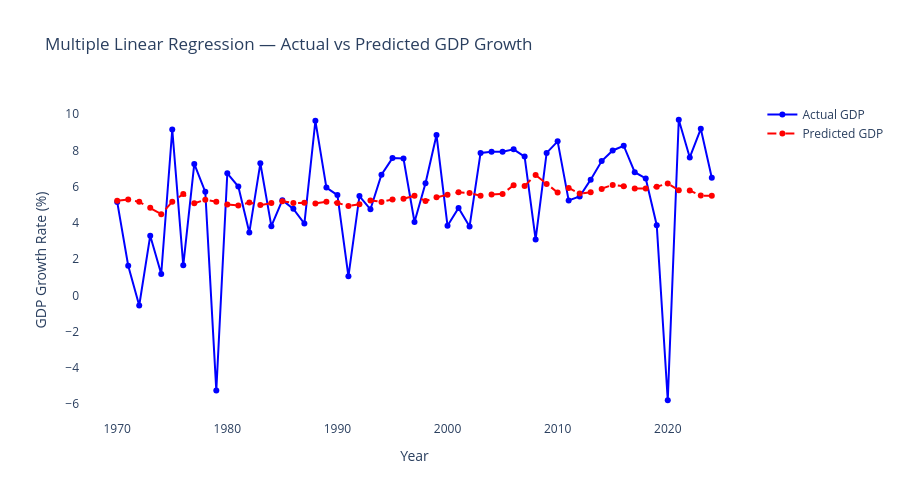

The notebook cell this image was saved under:
### Code cell
print("=" * 50)
print("MODEL 2 — MULTIPLE LINEAR REGRESSION")
print("=" * 50)
print("Question: Do inflation AND FDI together predict GDP better?")
print()

X = df[['inflation_rate', 'fdi_inflow']].values
y = df['gdp_growth_rate'].values

model_multi = LinearRegression()
model_multi.fit(X, y)

y_pred_multi = model_multi.predict(X)

r2_multi = r2_score(y, y_pred_multi)
rmse_multi = np.sqrt(mean_squared_error(y, y_pred_multi))

print(f"Inflation coefficient: {model_multi.coef_[0]:.4f}")
print(f"FDI coefficient: {model_multi.coef_[1]:.4f}")
print(f"Intercept: {model_multi.intercept_:.4f}")
print(f"R2 Score: {r2_multi:.4f}")
print(f"RMSE: {rmse_multi:.4f}")
print()
print("What this means:")
print(f"Inflation + FDI together explain {r2_multi*100:.1f}% of GDP changes")
print(f"Simple regression explained only 0.4% — multiple regression explains {r2_multi*100:.1f}%")
print()

fig = go.Figure()

fig.add_trace(go.Scatter(
    x=df['year'],
    y=y,
    mode='lines+markers',
    name='Actual GDP',
    line=dict(color='blue')
))

fig.add_trace(go.Scatter(
    x=df['year'],
    y=y_pred_multi,
    mode='lines+markers',
    name='Predicted GDP',
    line=dict(color='red', dash='dash')
))

fig.update_layout(
    title='Multiple Linear Regression — Actual vs Predicted GDP Growth',
    xaxis_title='Year',
    yaxis_title='GDP Growth Rate (%)',
    plot_bgcolor='white',
    hovermode='x unified',
    width=900,
    height=500
)

fig.show()

### Figure 1 — Plotly figure (JSON) as saved in the notebook; plotly's stock layout.template omitted (floating-point values rounded to 4 significant figures)
{"data": [{"line": {"color": "blue"}, "mode": "lines+markers", "name": "Actual GDP", "type": "scatter", "x": [1970, 1971, 1972, 1973, 1974, 1975, 1976, 1977, 1978, 1979, 1980, 1981, 1982, 1983, 1984, 1985, 1986, 1987, 1988, 1989, 1990, 1991, 1992, 1993, 1994, 1995, 1996, 1997, 1998, 1999, 2000, 2001, 2002, 2003, 2004, 2005, 2006, 2007, 2008, 2009, 2010, 2011, 2012, 2013, 2014, 2015, 2016, 2017, 2018, 2019, 2020, 2021, 2022, 2023, 2024], "y": [5.157, 1.643, -0.5533, 3.296, 1.185, 9.15, 1.663, 7.255, 5.713, -5.238, 6.736, 6.006, 3.476, 7.289, 3.821, 5.254, 4.777, 3.965, 9.628, 5.947, 5.533, 1.057, 5.482, 4.751, 6.659, 7.574, 7.55, 4.05, 6.184, 8.846, 3.841, 4.824, 3.804, 7.86, 7.923, 7.923, 8.061, 7.661, 3.087, 7.862, 8.498, 5.241, 5.456, 6.386, 7.41, 7.996, 8.256, 6.795, 6.454, 3.871, -5.778, 9.69, 7.609, 9.191, 6.495]}, {"line": {"color": "red", "dash": "dash"}, "mode": "lines+markers", "name": "Predicted GDP", "type": "scatter", "x": [1970, 1971, 1972, 1973, 1974, 1975, 1976, 1977, 1978, 1979, 1980, 1981, 1982, 1983, 1984, 1985, 1986, 1987, 1988, 1989, 1990, 1991, 1992, 1993, 1994, 1995, 1996, 1997, 1998, 1999, 2000, 2001, 2002, 2003, 2004, 2005, 2006, 2007, 2008, 2009, 2010, 2011, 2012, 2013, 2014, 2015, 2016, 2017, 2018, 2019, 2020, 2021, 2022, 2023, 2024], "y": [5.226, 5.288, 5.163, 4.843, 4.484, 5.17, 5.59, 5.082, 5.281, 5.172, 5.018, 4.964, 5.123, 4.984, 5.098, 5.2, 5.101, 5.112, 5.074, 5.169, 5.105, 4.932, 5.027, 5.241, 5.161, 5.289, 5.337, 5.498, 5.208, 5.41, 5.556, 5.688, 5.652, 5.494, 5.564, 5.6, 6.083, 6.041, 6.64, 6.147, 5.678, 5.931, 5.619, 5.689, 5.87, 6.095, 6.027, 5.894, 5.897, 6.0, 6.175, 5.797, 5.782, 5.507, 5.496]}], "layout": {"height": 500, "hovermode": "x unified", "plot_bgcolor": "white", "title": {"text": "Multiple Linear Regression — Actual vs Predicted GDP Growth"}, "width": 900, "xaxis": {"title": {"text": "Year"}}, "yaxis": {"title": {"text": "GDP Growth Rate (%)"}}}}
